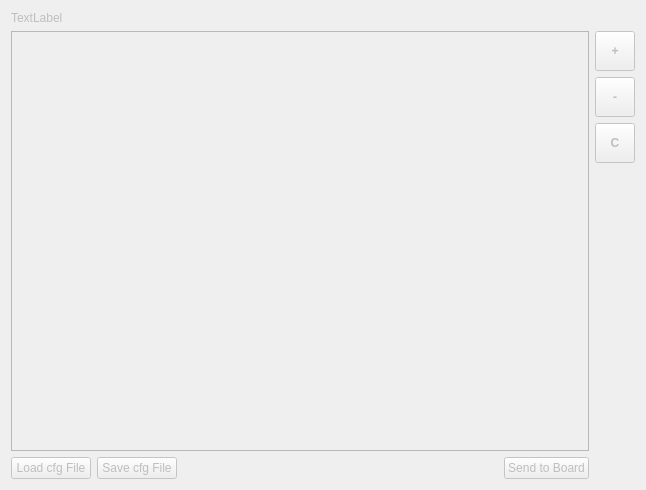
       <widget class="QWidget" name="controlTab">
        <property name="enabled">
         <bool>false</bool>
        </property>
        <attribute name="title">
         <string>Config</string>
        </attribute>
        <layout class="QGridLayout" name="gridLayout_3">
         <item row="1" column="1">
          <widget class="QToolButton" name="addButton">
           <property name="minimumSize">
            <size>
             <width>40</width>
             <height>40</height>
            </size>
           </property>
           <property name="font">
            <font>
             <weight>75</weight>
             <bold>true</bold>
            </font>
           </property>
           <property name="toolTip">
            <string>Add New Row</string>
           </property>
           <property name="text">
            <string>+</string>
           </property>
           <property name="icon">
            <iconset theme="list-add">
             <normaloff>../../../../Target/1-SOFTWARE/2-SNIPER/src</normaloff>../../../../Target/1-SOFTWARE/2-SNIPER/src</iconset>
           </property>
          </widget>
         </item>
         <item row="5" column="0">
          <layout class="QHBoxLayout" name="horizontalLayout_13">
           <item>
            <widget class="QPushButton" name="loadCfgButton">
             <property name="sizePolicy">
              <sizepolicy hsizetype="Fixed" vsizetype="Fixed">
               <horstretch>0</horstretch>
               <verstretch>0</verstretch>
              </sizepolicy>
             </property>
             <property name="text">
              <string>Load cfg File</string>
             </property>
             <property name="icon">
              <iconset theme="document-open">
               <normaloff>../../../../Target/1-SOFTWARE/2-SNIPER/src</normaloff>../../../../Target/1-SOFTWARE/2-SNIPER/src</iconset>
             </property>
            </widget>
           </item>
           <item>
            <widget class="QPushButton" name="saveCfgButton">
             <property name="sizePolicy">
              <sizepolicy hsizetype="Fixed" vsizetype="Fixed">
               <horstretch>0</horstretch>
               <verstretch>0</verstretch>
              </sizepolicy>
             </property>
             <property name="text">
              <string>Save cfg File</string>
             </property>
             <property name="icon">
              <iconset theme="document-save-as">
               <normaloff>../../../../Target/1-SOFTWARE/2-SNIPER/src</normaloff>../../../../Target/1-SOFTWARE/2-SNIPER/src</iconset>
             </property>
            </widget>
           </item>
           <item>
            <spacer name="horizontalSpacer_5">
             <property name="orientation">
              <enum>Qt::Horizontal</enum>
             </property>
             <property name="sizeHint" stdset="0">
              <size>
               <width>321</width>
               <height>20</height>
              </size>
             </property>
            </spacer>
           </item>
           <item>
            <widget class="QPushButton" name="sendButton">
             <property name="sizePolicy">
              <sizepolicy hsizetype="Fixed" vsizetype="Fixed">
               <horstretch>0</horstretch>
               <verstretch>0</verstretch>
              </sizepolicy>
             </property>
             <property name="text">
              <string>Send to Board</string>
             </property>
             <property name="icon">
              <iconset theme="document-send">
               <normaloff>../../../../Target/1-SOFTWARE/2-SNIPER/src</normaloff>../../../../Target/1-SOFTWARE/2-SNIPER/src</iconset>
             </property>
            </widget>
           </item>
          </layout>
         </item>
         <item row="0" column="0">
          <widget class="QLabel" name="configFileLabel">
           <property name="text">
            <string>TextLabel</string>
           </property>
          </widget>
         </item>
         <item row="4" column="1">
          <spacer name="verticalSpacer_4">
           <property name="orientation">
            <enum>Qt::Vertical</enum>
           </property>
           <property name="sizeHint" stdset="0">
            <size>
             <width>20</width>
             <height>288</height>
            </size>
           </property>
          </spacer>
         </item>
         <item row="2" column="1">
          <widget class="QToolButton" name="removeButton">
           <property name="minimumSize">
            <size>
             <width>40</width>
             <height>40</height>
            </size>
           </property>
           <property name="palette">
            <palette>
             <active>
              <colorrole role="Text">
               <brush brushstyle="SolidPattern">
                <color alpha="255">
                 <red>255</red>
                 <green>0</green>
                 <blue>0</blue>
                </color>
               </brush>
              </colorrole>
             </active>
             <inactive>
              <colorrole role="Text">
               <brush brushstyle="SolidPattern">
                <color alpha="255">
                 <red>255</red>
                 <green>0</green>
                 <blue>0</blue>
                </color>
               </brush>
              </colorrole>
             </inactive>
             <disabled>
              <colorrole role="Text">
               <brush brushstyle="SolidPattern">
                <color alpha="255">
                 <red>123</red>
                 <green>123</green>
                 <blue>123</blue>
                </color>
               </brush>
              </colorrole>
             </disabled>
            </palette>
           </property>
           <property name="font">
            <font>
             <weight>75</weight>
             <bold>true</bold>
            </font>
           </property>
           <property name="toolTip">
            <string>Remove Selected Row</string>
           </property>
           <property name="text">
            <string>-</string>
           </property>
           <property name="icon">
            <iconset theme="list-remove">
             <normaloff>../../../../Target/1-SOFTWARE/2-SNIPER/src</normaloff>../../../../Target/1-SOFTWARE/2-SNIPER/src</iconset>
           </property>
          </widget>
         </item>
         <item row="3" column="1">
          <widget class="QToolButton" name="clearButton">
           <property name="minimumSize">
            <size>
             <width>40</width>
             <height>40</height>
            </size>
           </property>
           <property name="font">
            <font>
             <weight>75</weight>
             <bold>true</bold>
            </font>
           </property>
           <property name="toolTip">
            <string>Clear All</string>
           </property>
           <property name="text">
            <string>C</string>
           </property>
           <property name="icon">
            <iconset theme="edit-clear">
             <normaloff>../../../../Target/1-SOFTWARE/2-SNIPER/src</normaloff>../../../../Target/1-SOFTWARE/2-SNIPER/src</iconset>
           </property>
          </widget>
         </item>
         <item row="1" column="0" rowspan="4">
          <widget class="QTableView" name="configView">
           <property name="selectionMode">
            <enum>QAbstractItemView::ExtendedSelection</enum>
           </property>
           <property name="selectionBehavior">
            <enum>QAbstractItemView::SelectRows</enum>
           </property>
           <property name="sortingEnabled">
            <bool>true</bool>
           </property>
           <property name="cornerButtonEnabled">
            <bool>false</bool>
           </property>
           <attribute name="horizontalHeaderStretchLastSection">
            <bool>true</bool>
           </attribute>
          </widget>
         </item>
        </layout>
       </widget>
